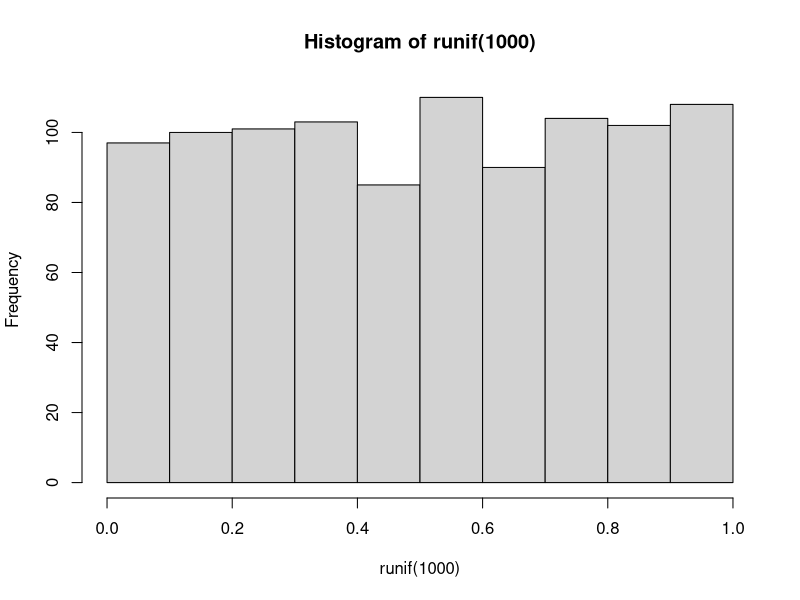
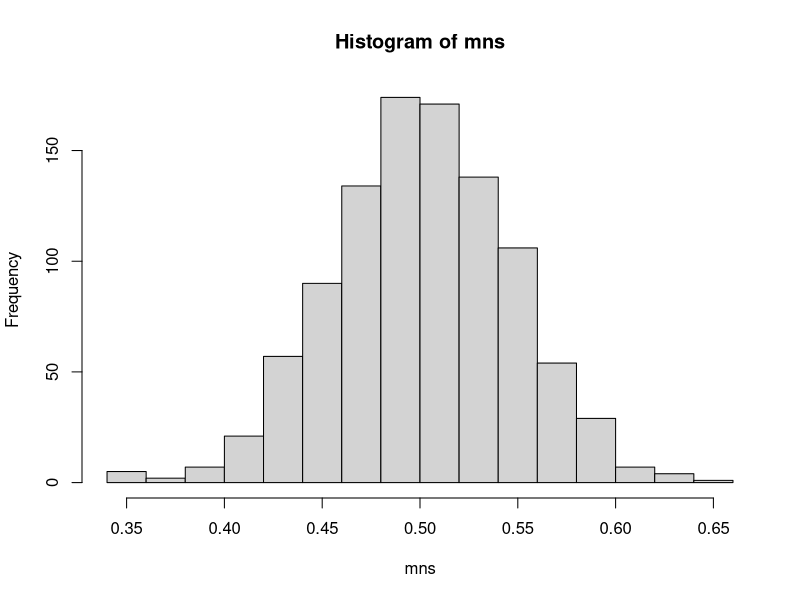
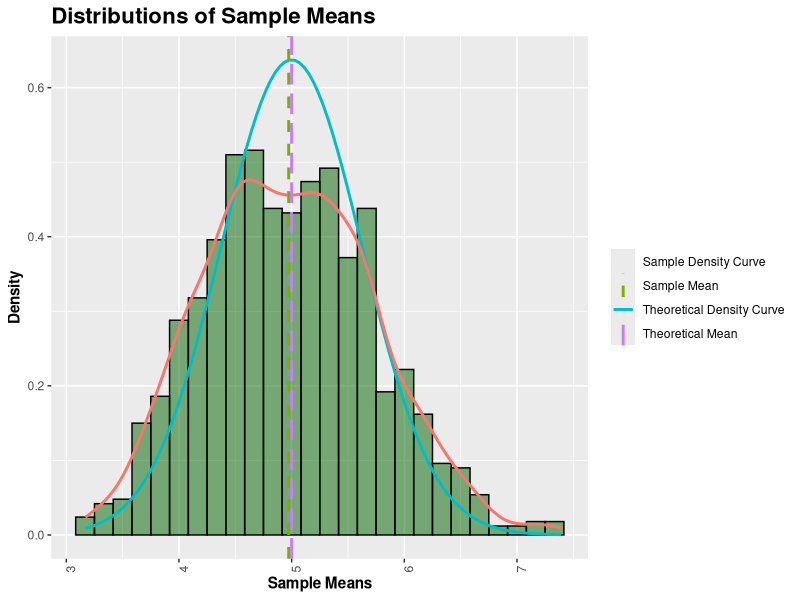
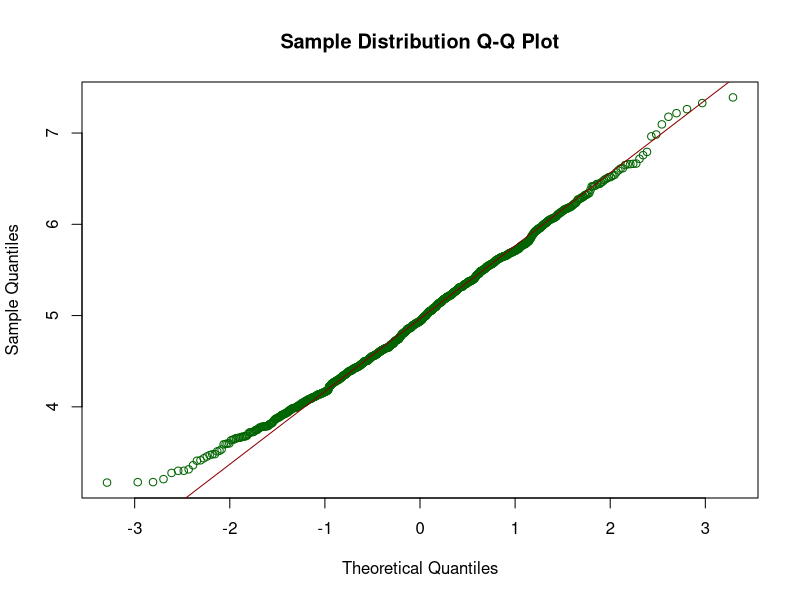

Write R code to recreate these figures, in order.
####################################
## Part 1 Worksheet
####################################

## Motivating example with distribution of 1,000 random uniforms
hist(runif(1000))

## Compared to distribution of 1,000 averages of 40 random uniforms
mns = NULL
for (i in 1:1000)
  mns = c(mns, mean(runif(40)))
hist(mns)

## Set the seed for repeatability purposes
set.seed(1234)

## Set for desired result precision
precision <- 3

## Setup simulation parameters

lambda <- 0.2                # Rate parameter
n <- 40                      # Population
total.simulations <- 1:1000  # Number of simulations

## Run the simulation
simulation.matrix <- data.frame(
  sim.means = sapply(
    total.simulations, 
    function(x) 
      mean(rexp(n, lambda))))

#############
## Problem 1
#############

## Calculate the sample mean (rounding to three decimals places)
sample.mean <- round(mean(simulation.matrix$sim.means), precision)

## Print sample mean
sprintf("Sample Mean: %g", sample.mean)

## Calculate the theoretical mean
theoretical.mean <- 1 / lambda

## Print the theoretical mean
sprintf("Theoretical mean: %g", theoretical.mean)

#############
## Problem 2
#############

## Calculate the sample standard deviation
sample.sd <- round(sd(simulation.matrix$sim.means), precision)

## Print sample standard deviation
sprintf("Sample Standard Deviation: %g", sample.sd)

## Calculate the theoretical standard deviation
theoretical.sd <- round(1/lambda/sqrt(n), precision)

## Print theoretical standard deviation
sprintf("Theoretical Standard Deviation: %g", theoretical.sd)

## Calculate the sample variance
sample.variance <- round(sample.sd^2, precision)

## Print sample variance
sprintf("Sample Variance: %g", sample.variance)

## Calculate the theoretical variance
theoretical.variance <- round(theoretical.sd^2, precision)

## Print theoretical variance
sprintf("Theoretical Variance: %g", theoretical.variance)

#############
## Problem 3
#############

## Import necessary plotting libraries
suppressMessages(library(ggplot2))

## Plot the sample distributions
ggplot(data = simulation.matrix, aes(x = sim.means)) +
  geom_histogram(
    aes(y = ..density..), 
    fill = "darkgreen", 
    binwidth = 1/6, 
    color = "black", 
    alpha=1/2) +
  stat_function(
    fun = dnorm, 
    args = list(theoretical.mean, theoretical.variance), 
    aes(color = "Theoretical Density Curve"),
    size = 1) +
  geom_density(
    aes(color = "Sample Density Curve"), 
    size = 1, 
    show_guide= FALSE) +
  geom_vline(        
    aes(color = "Theoretical Mean", xintercept = theoretical.mean),     
    size = 1,
    linetype = "longdash") +
  geom_vline(
    aes(color = "Sample Mean", xintercept = sample.mean), 
    size = 1,
    linetype = "dashed") +
  labs(
    title = "Distributions of Sample Means", 
    x = "Sample Means", 
    y = "Density") +
  theme(plot.title = element_text(face = "bold", size = 16, vjust = 1),
      axis.title.x = element_text(face = "bold"),
      axis.title.y = element_text(face = "bold"),
      axis.text.x = element_text(angle = 90, hjust = 1),
      legend.title = element_blank())

## Plot sample quantiles against each other for validation of normality
qqnorm(
  simulation.matrix$sim.means, 
  col="darkgreen", 
  main="Sample Distribution Q-Q Plot")
qqline(simulation.matrix$sim.means, col="darkred")